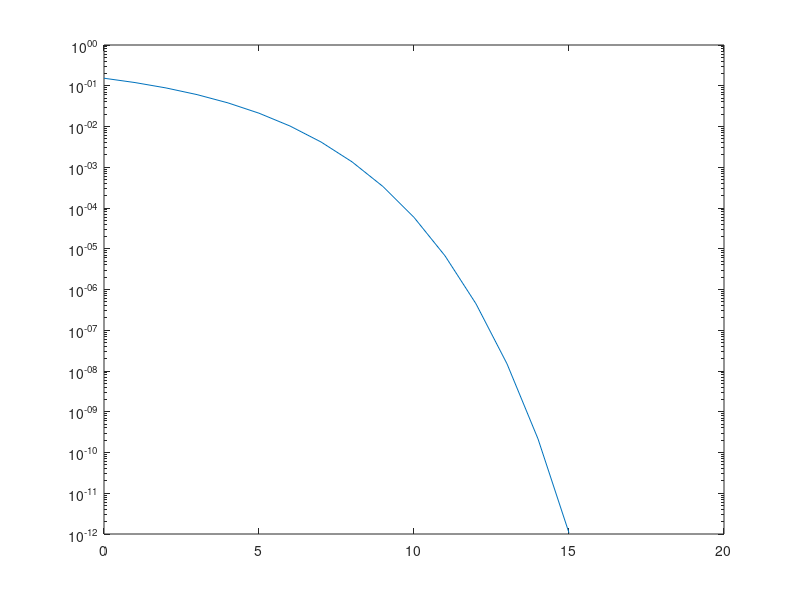

Reproduce this figure in MATLAB.
N=2; %%number of symbols within a sequenceBER=zeros(15,1); %%bit error rate for awgn channel%%--------------------------------------sequences=zeros(9, 3);sequences(1,:)=[0, 0, 0];sequences(2,:)=[0, 0, 1];sequences(3,:)=[0, 1, 1];sequences(4,:)=[0, 1, 0];sequences(5,:)=[1, 1, 0];sequences(6,:)=[1, 1, 1];sequences(7,:)=[1, 0, 1];sequences(8,:)=[1, 0, 0];sequences(9,:)=[1, 0, 0];%disp(sequences)%disp(0)rgb_sequences=zeros(9,2);rgb_sequences(1,:)=[2, 0];rgb_sequences(2,:)=[2, 1];rgb_sequences(3,:)=[2, 2];rgb_sequences(4,:)=[1, 2];rgb_sequences(5,:)=[1, 0];rgb_sequences(6,:)=[1, 1];rgb_sequences(7,:)=[0, 1];rgb_sequences(8,:)=[0, 2];rgb_sequences(9,:)=[0, 0];%disp(rgb_sequences)%disp(0)hamming_distances=zeros(9,9); %calculate hamming distances between sequencesdist=0;for i=1:1:9  for j=1:1:9    if(sequences(i,1)~=sequences(j,1))        dist=dist+1;    end    if(sequences(i,2)~=sequences(j,2))        dist=dist+1;    end    if(sequences(i,3)~=sequences(j,3))        dist=dist+1;    end    hamming_distances(i, j)=dist;    dist=0;  endenddisp(hamming_distances)disp(0)%%---------------------------------------------------G = zeros(15, 1);for SNR = 1:15    SNR_lin= 10^(SNR/10);    fun = @(x)exp(-(0.8*(4*SNR_lin/3)*(sin(pi/3)).^2)./(sin(abs(x-pi/6)+pi/3)).^2) ;    q = integral(fun,pi/6,-pi/2);    q = abs(q/(2*pi));    G(SNR)=qend%%---------------------------------------------------term=0;p_seq=1;for b=1:1:15  for i=1:1:(2^floor(log2(3^N)))    for j=1:1:3^N      if(j~=i)        for r=1:1:N          if(rgb_sequences(i, r)==rgb_sequences(j, r))            p_seq=p_seq*(1-2*G(b));          else            p_seq=p_seq*G(b);          end                 end      end            term=term+(hamming_distances(i, j)*p_seq);      p_seq=1;           end  end  BER(b)=term;  term=0;end% Zero ----------------------------------------------SNR_lin= 10^(0/10);fun = @(x)exp(-(0.8*(4*SNR_lin/3)*(sin(pi/3)).^2)./(sin(abs(x-pi/6)+pi/3)).^2) ;q = integral(fun,pi/6,-pi/2);q = abs(q/(2*pi));G0=qterm=0;p_seq=1;for i=1:1:(2^floor(log2(3^N)))    for j=1:1:3^N      if(j~=i)        for r=1:1:N          if(rgb_sequences(i, r)==rgb_sequences(j, r))            p_seq=p_seq*(1-2*G0);          else            p_seq=p_seq*G0;          end                 end      end      term=term+(hamming_distances(i, j)*p_seq);      p_seq=1;     endendBER0=term;term=0;BER=[BER0; BER];BER=BER/(floor(log2(3^N))); BER=BER/8; %divide by P(seq_{i})semilogy([0; 1; 2; 3; 4; 5; 6; 7; 8; 9; 10; 11; 12; 13; 14; 15], BER)